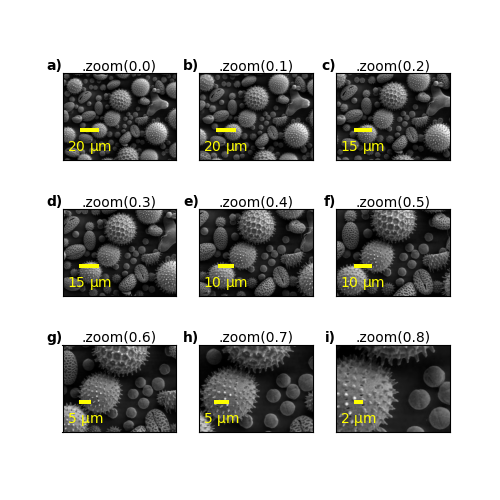

The script that saved this image:
import matplotlib.pyplot
import matplotlib_extension
from string import ascii_lowercase as letters

fig, axes = matplotlib.pyplot.subplots(3, 3)
X = matplotlib.pyplot.imread('example_image.jpg')

for i, (ax, letter) in enumerate(zip(axes.flatten(), letters)):
	ax.imshow(X)
	z = 0.1 * i
	ax.zoom(z)
	ax.set_panel_label(f'{letter})')
	ax.set_top_label(f'.zoom({z:.1f})')
	ax.set_xticks([])
	ax.set_yticks([])
	ax.scalebar(1/10, 'um', 0.04)

fig.set_size_inches((5, 5))
fig.savefig('example.png', dpi=100)



